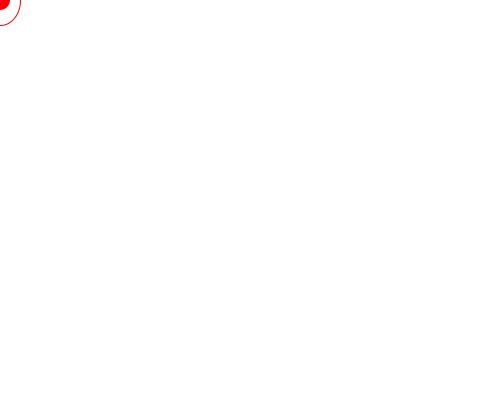
Frame 1 (no input)
Frame 60 (the mouse pressed at the canvas centre just before this capture): identical to frame 1, image omitted
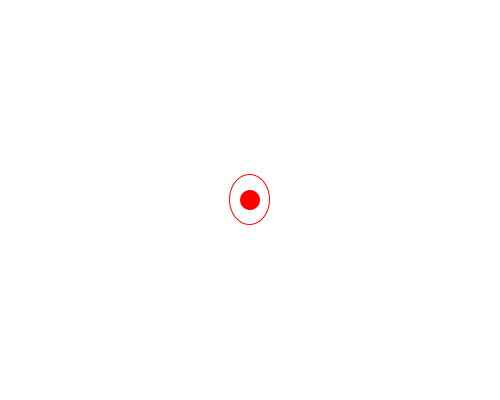
Frame 120 (the mouse held since frame 60 and released just before this capture)

The Processing sketch that drew these frames (run headless with seeded random() and noise(); from frame 60 on, the mouse is pressed at the canvas centre):

// Processing sketch: lerpndist
// ── lerpndist.pde
float x = 0;
float y = 0;

void setup() {
  size(500, 400);
  fill(255, 0, 0);
  noStroke();  
}
void draw() {
  background(255);
  ellipse(x, y, 20, 20);
  
  x = lerp(x, mouseX, 0.2);
  y = lerp(y, mouseY, 0.2);
  
  float d = dist(x,y, mouseX, mouseY);
  
  if(d < 20) {
    noFill();
    stroke(255,0,0);
    ellipse(x,y,-d+40,50-d);
    fill(255,0,0);
    noStroke();
  }
}
